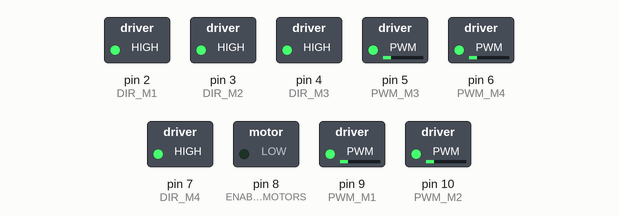
Simulated run of this sketch. Board: Arduino Uno, built with avr-gcc and run on an emulated ATmega328P. Parts: switched loads named in the sketch (green lamp = pin HIGH). Pins used as bus, display or sensor lines are not drawn.

Above: at 0.05 s.
At 3.0 s:
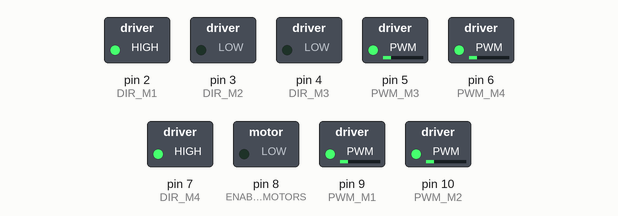
At 5.95 s:
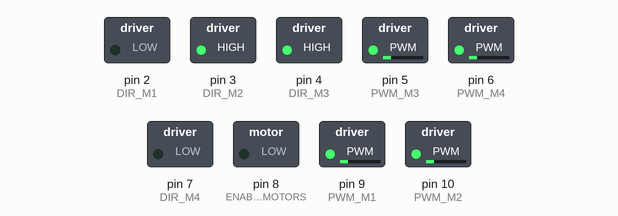
Timing chart, 0 to 6.9 s (numbered marks = the images above):
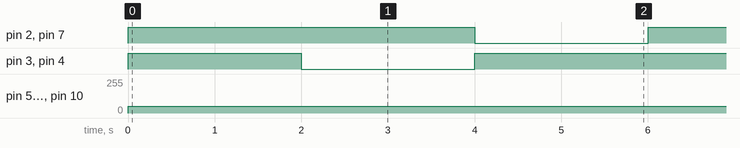

The sketch:

MotorTest.ino
```cpp
#include <SPI.h>
#include <Wire.h>             //Include the Wire Library
#include <I2Cdev.h>
#include <Wire.h>
#define SS_M4 14
#define SS_M3 13
#define SS_M2 12
#define SS_M1 11
// L9958 DIRection pins
#define DIR_M1 2
#define DIR_M2 3
#define DIR_M3 4
#define DIR_M4 7
// L9958 PWM pins
#define PWM_M1 9
#define PWM_M2 10    // Timer1
#define PWM_M3 5
#define PWM_M4 6     // Timer0
#define ENABLE_MOTORS 8
#define MAXSPEED 50
int MotorDir[]={DIR_M1,DIR_M2,DIR_M3,DIR_M4};
int MotorStr[]={PWM_M1,PWM_M2,PWM_M3,PWM_M4};

void initMotors(){
  unsigned int configWord;
  Serial.println("Motor test!");
  pinMode(SS_M1, OUTPUT); digitalWrite(SS_M1, LOW);  // HIGH = not selected
  pinMode(SS_M2, OUTPUT); digitalWrite(SS_M2, LOW);
  pinMode(SS_M3, OUTPUT); digitalWrite(SS_M3, LOW);
  pinMode(SS_M4, OUTPUT); digitalWrite(SS_M4, LOW);

  // L9958 DIRection pins
  pinMode(DIR_M1, OUTPUT);
  pinMode(DIR_M2, OUTPUT);
  pinMode(DIR_M3, OUTPUT);
  pinMode(DIR_M4, OUTPUT);

  // L9958 PWM pins
  pinMode(PWM_M1, OUTPUT);  digitalWrite(PWM_M1, LOW);
  pinMode(PWM_M2, OUTPUT);  digitalWrite(PWM_M2, LOW);    // Timer1
  pinMode(PWM_M3, OUTPUT);  digitalWrite(PWM_M3, LOW);
  pinMode(PWM_M4, OUTPUT);  digitalWrite(PWM_M4, LOW);    // Timer0

  // L9958 Enable for all 4 motors
  pinMode(ENABLE_MOTORS, OUTPUT);
 digitalWrite(ENABLE_MOTORS, HIGH);  // HIGH = disabled
  SPI.begin();
  SPI.setBitOrder(LSBFIRST);
  SPI.setDataMode(SPI_MODE1);  // clock pol = low, phase = high

  // Motor 1
  digitalWrite(SS_M1, LOW);
  SPI.transfer(lowByte(configWord));
  SPI.transfer(highByte(configWord));
  digitalWrite(SS_M1, HIGH);
  // Motor 2
  digitalWrite(SS_M2, LOW);
  SPI.transfer(lowByte(configWord));
  SPI.transfer(highByte(configWord));
  digitalWrite(SS_M2, HIGH);
  // Motor 3
  digitalWrite(SS_M3, LOW);
  SPI.transfer(lowByte(configWord));
  SPI.transfer(highByte(configWord));
  digitalWrite(SS_M3, HIGH);
  // Motor 4
  digitalWrite(SS_M4, LOW);
  SPI.transfer(lowByte(configWord));
  SPI.transfer(highByte(configWord));
  digitalWrite(SS_M4, HIGH);

  //Set initial actuator settings to pull at 0 speed for safety
  digitalWrite(ENABLE_MOTORS, LOW);// LOW = enabled
}
void setup(){
  initMotors();

}
void moveForward(){

 digitalWrite(MotorDir[0],1);
 digitalWrite(MotorDir[1],1);
 digitalWrite(MotorDir[2],1);
 digitalWrite(MotorDir[3],1);
    analogWrite(MotorStr[0],MAXSPEED);
  analogWrite(MotorStr[2],MAXSPEED);
  analogWrite(MotorStr[1],MAXSPEED);
  analogWrite(MotorStr[3],MAXSPEED);

}
void turnRight(){
 digitalWrite(MotorDir[0],1);
 digitalWrite(MotorDir[1],0);
 digitalWrite(MotorDir[2],0);
 digitalWrite(MotorDir[3],1);
    analogWrite(MotorStr[0],MAXSPEED);
  analogWrite(MotorStr[2],MAXSPEED);
  analogWrite(MotorStr[1],MAXSPEED);
  analogWrite(MotorStr[3],MAXSPEED);

}

void turnLeft(){
 digitalWrite(MotorDir[0],0);
 digitalWrite(MotorDir[1],1);
 digitalWrite(MotorDir[2],1);
 digitalWrite(MotorDir[3],0);
    analogWrite(MotorStr[0],MAXSPEED);
  analogWrite(MotorStr[2],MAXSPEED);
  analogWrite(MotorStr[1],MAXSPEED);
  analogWrite(MotorStr[3],MAXSPEED);

}
void loop(){
 moveForward();
 delay(2000);
 turnRight();
 delay(2000);
 turnLeft();
 delay(2000);
 }
```

Measured:
- by itself, pin 2 (DIR_M1), pin 7 (DIR_M4): alternates HIGH for 4.0 s and LOW for 2.0 s
- by itself, pin 3 (DIR_M2), pin 4 (DIR_M3): repeats every 6.0 s: LOW 2.0 s, HIGH 4.0 s
- by itself, pin 5 (PWM_M3), pin 6 (PWM_M4), pin 9 (PWM_M1), pin 10 (PWM_M2): 0/255 → 50/255 at 0.00 s
